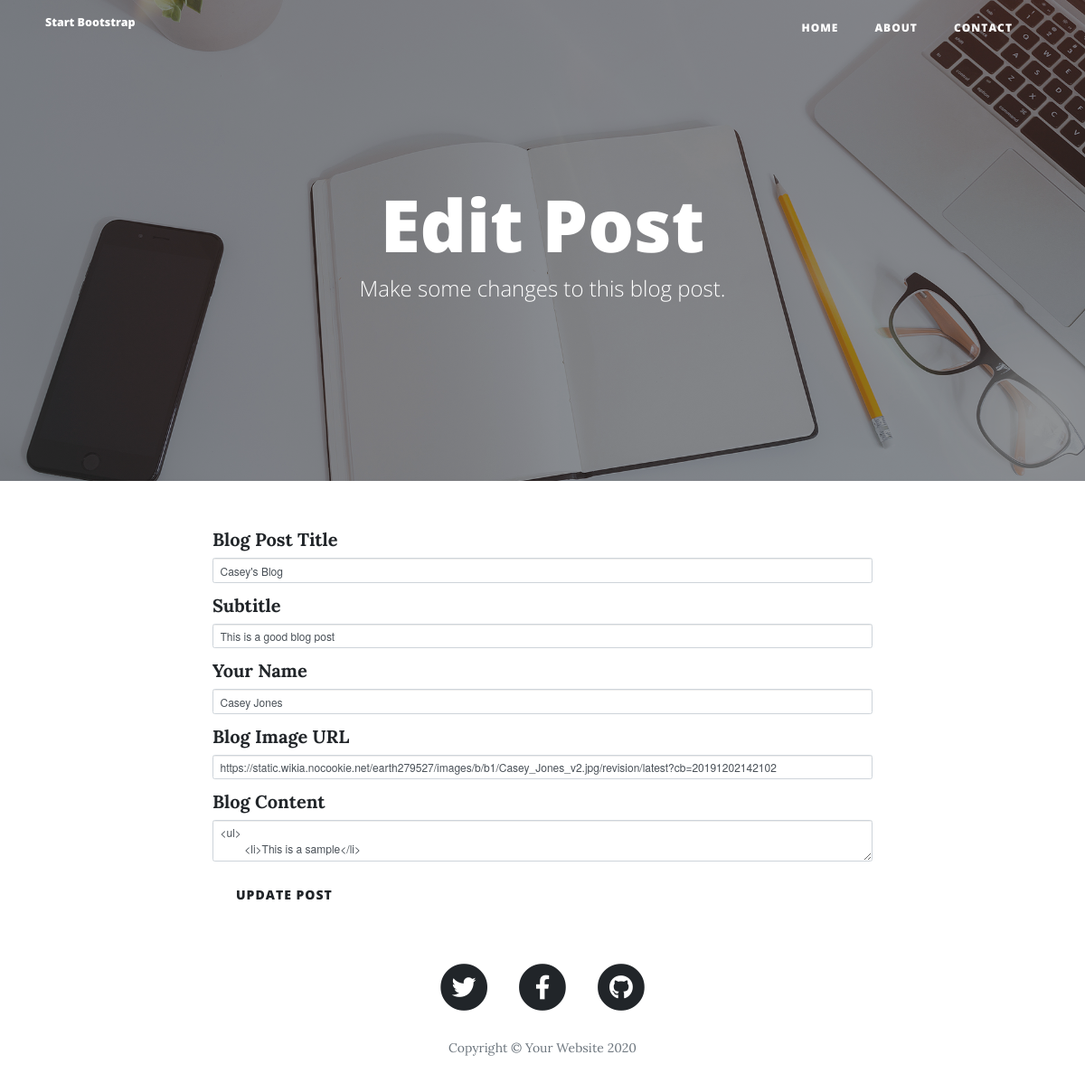
Before: /edit_post/5 with the older database file.
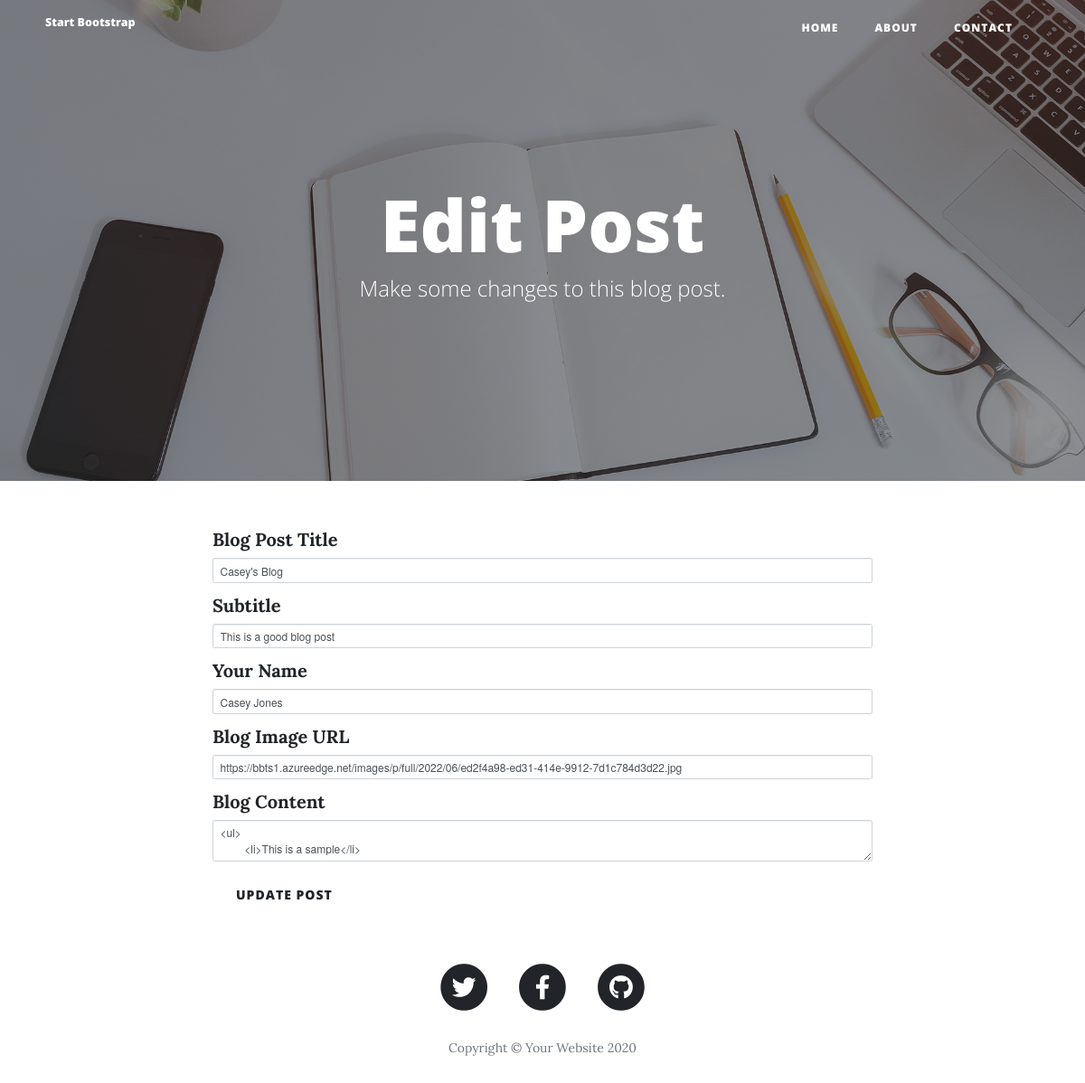
After: the same page with the newer database file.
### main.py (models this page shows)
class BlogPost(db.Model):
    id = db.Column(db.Integer, primary_key=True)
    title = db.Column(db.String(250), unique=True, nullable=False)
    subtitle = db.Column(db.String(250), nullable=False)
    date = db.Column(db.String(250), nullable=False)
    body = db.Column(db.Text, nullable=False)
    author = db.Column(db.String(250), nullable=False)
    img_url = db.Column(db.String(250), nullable=False)

### main.py (the view, shortened to what this page needs)
@app.route("/edit_post/<int:post_id>", methods=["GET", "POST"])
def edit_post(post_id):
    post_to_edit = db.session.get(BlogPost, post_id)
    CreatePostForm.submit = SubmitField("Update Post")
    edit_form = CreatePostForm(
        **{
            key: getattr(post_to_edit, key) for key in post_to_edit.__dict__ if key in dir(BlogPost)
        }
    )
    return render_template("make-post.html", form=edit_form, editing=True)

### main.py
class CreatePostForm(FlaskForm):
    title = StringField("Blog Post Title", validators=[DataRequired()])
    subtitle = StringField("Subtitle", validators=[DataRequired()])
    author = StringField("Your Name", validators=[DataRequired()])
    img_url = StringField("Blog Image URL", validators=[DataRequired(), URL()])
    body = CKEditorField("Blog Content", validators=[DataRequired()])

### templates/make-post.html (shortened to what this page needs)
{% extends 'bootstrap/base.html' %}
{% import "bootstrap/wtf.html" as wtf %}
{% block content %}
{% include "header.html" %}
  <header class="masthead" style="background-image: url('{{ url_for('static', filename='img/edit-bg.jpg')}}')">
    <div class="overlay"></div>
    <div class="container">
      <div class="row">
        <div class="col-lg-8 col-md-10 mx-auto">
          <div class="page-heading">
            {% if editing %}
              <h1>Edit Post</h1>
              <span class="subheading">Make some changes to this blog post.</span>
            {% else %}
              <h1>New Post</h1>
              <span class="subheading">You're going to make a great blog post.</span>
            {% endif %}
          </div>
        </div>
      </div>
    </div>
  </header>
  <div class="container">
    <div class="row">
      <div class="col-lg-8 col-md-10 mx-auto">
        {{ wtf.quick_form(form, novalidate=True) }}
      </div>
    </div>
  </div>
{% include "footer.html" %}
{% endblock %}

### templates/header.html (shortened to what this page needs)
<!DOCTYPE html>
<html lang="en">
<head>
  <link href="{{ url_for('static', filename='vendor/bootstrap/css/bootstrap.min.css') }}" rel="stylesheet">
  <link href="{{ url_for('static', filename='vendor/fontawesome-free/css/all.min.css')}}" rel="stylesheet" type="text/css">
  <link href="{{ url_for('static', filename='css/clean-blog.min.css')}}" rel="stylesheet">
</head>
<body>
  <nav class="navbar navbar-expand-lg navbar-light fixed-top" id="mainNav">
    <div class="container">
      <a class="navbar-brand" href="index.html">Start Bootstrap</a>
      <div class="collapse navbar-collapse" id="navbarResponsive">
        <ul class="navbar-nav ml-auto">
          <li class="nav-item">
            <a class="nav-link" href="/">Home</a>
          </li>
          <li class="nav-item">
            <a class="nav-link" href="/about">About</a>
          </li>
          <li class="nav-item">
            <a class="nav-link" href="/contact">Contact</a>
          </li>
        </ul>
      </div>
    </div>
  </nav>

### templates/footer.html (shortened to what this page needs)
  <footer>
    <div class="container">
      <div class="row">
        <div class="col-lg-8 col-md-10 mx-auto">
          <ul class="list-inline text-center">
            <li class="list-inline-item">
              <a href="#">
                <span class="fa-stack fa-lg">
                  <i class="fas fa-circle fa-stack-2x"></i>
                  <i class="fab fa-twitter fa-stack-1x fa-inverse"></i>
                </span>
              </a>
            </li>
            <li class="list-inline-item">
              <a href="#">
                <span class="fa-stack fa-lg">
                  <i class="fas fa-circle fa-stack-2x"></i>
                  <i class="fab fa-facebook-f fa-stack-1x fa-inverse"></i>
                </span>
              </a>
            </li>
            <li class="list-inline-item">
              <a href="#">
                <span class="fa-stack fa-lg">
                  <i class="fas fa-circle fa-stack-2x"></i>
                  <i class="fab fa-github fa-stack-1x fa-inverse"></i>
                </span>
              </a>
            </li>
          </ul>
          <p class="copyright text-muted">Copyright &copy; Your Website 2020</p>
        </div>
      </div>
    </div>
  </footer>
</body>
</html>

Changed rows visible on the page:
changed BlogPost "Casey's Blog": img_url "https://static.wikia.nocookie.net/earth279527/images/b/b1/Casey_Jones_v2.jpg/revision/latest?cb=20191202142102" → "https://bbts1.azureedge.net/images/p/full/2022/06/ed2f4a98-ed31-414e-9912-7d1c784d3d22.jpg"
